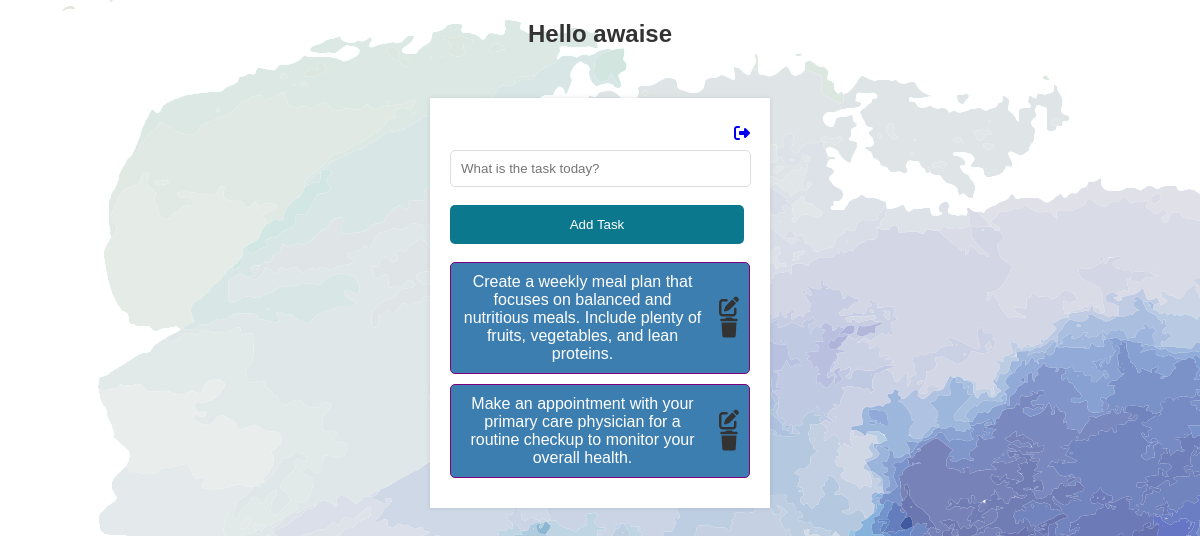
The app's page /todopage (signed in) with its own data.
### todoapp/models.py (models this page shows)
class TODO(models.Model):
    srno = models.AutoField(primary_key= True , auto_created=True)
    title = models.CharField(max_length=25)
    date = models.DateTimeField(auto_now_add=True)
    user = models.ForeignKey(User,on_delete = models.CASCADE)

### todoapp/views.py (the view, shortened to what this page needs)
# urls.py: path('todopage', views.todo),
@login_required(login_url='/loginn')
def todo(request):
    res =models.TODO.objects.filter(user=request.user).order_by('-date')  # Use the imported TODO model
    return render(request, 'todo.html', {'res': res})

### todoapp/templates/todo.html (shortened to what this page needs)
{% load static %}
<!DOCTYPE html>
<html lang="en">
  <head>
    <link rel="stylesheet" href="{% static 'css/style.css' %}" />
    <link rel="stylesheet" href="{% static 'css/index.css' %}" />
  </head>
  <body>
    <div class="signup-login">
      <div>
        <div>
          <h1>Hello {{ user }}</h1>
        </div>
        <div class="signup-box scr">
          <div class="heads">
            <div class="heading">Get Things Done?</div>
            <div class="anca">
              <a href="{% url 'signout' %}" class="sign">
                <i class="fa-solid fa-right-from-bracket"></i>
              </a>
            </div>
          </div>
          <form method="post">
            <input
              type="text"
              name="title"
              required
              class="todo-input inp"
              placeholder="What is the task today?"
            />
            <br />
            <input class="submit-button" type="submit" value="Add Task" />
            <br />
          </form>
          {% for todo in res %}
          <div
            class="Todo clickable-div {% if todo.status %}todo-green{% else %}todo-red{% endif %}"
          >
            <p class="{% if todo.status %} completed {% endif %}">
              {{ todo.title }}
            </p>
            <div>
              <a href="/edit_todo/{{ todo.srno }}"
                ><i class="fa-solid fa-pen-to-square"></i
              ></a>
              <a href="/delete_todo/{{ todo.srno }}"
                ><i class="fa-solid fa-trash"></i
              ></a>
            </div>
          </div>
          {% endfor %}
        </div>
      </div>
    </div>
  </body>
</html>

### todoapp/static/css/style.css (style rules this page uses)
body, h1, p { margin: 0; padding: 0; }
body { font-family: "Poppins", sans-serif; }
h1 { font-weight: 700; font-size: 24px; color: #333; }
.signup-login { color: #fff; text-align: center; padding: 20px; }
.signup-box { max-width: 300px; margin: 50px auto; padding: 20px; background-color: #ffffff; box-shadow: 0px 0px 5px 0px rgba(0, 0, 0, 0.1); }
.heads { display: flex; justify-content: space-between; align-items: center; }
.heading { font-size: 28px; }
.todo-input { width: 93%; padding: 10px; border: 1px solid #ddd; border-radius: 5px; }
.submit-button { width: 98%; padding: 12px; background-color: #0c788d; color: white; border: none; border-radius: 5px; cursor: pointer; }
.Todo { background-color: #fff; border: 1px solid #ccc; border-radius: 5px; padding: 10px; margin-bottom: 10px; display: flex; justify-content: space-between; align-items: center; transition: background-color 0.3s; }
.todo-red { background-color: #05599ac6; border-color: purple; }
.fa-pen-to-square, .fa-trash { font-size: 20px; margin-left: 15px; color: #333; cursor: pointer; }

### todoapp/static/css/index.css (style rules this page uses)
body { font-family: Arial, sans-serif; background-image: url(watercolor-4116932_1920.png); }
h1 { text-align: center; margin-bottom: 20px; }
form { display: flex; flex-direction: column; }
input { width: 93%; padding: 10px; border: 1px solid #ddd; border-radius: 5px; }

### records on screen
TODO: title "Create a weekly meal plan that focuses on balanced and nutritious meals. Include plenty of fruits, vegetables, and lean proteins."
TODO: title "Make an appointment with your primary care physician for a routine checkup to monitor your overall health."

### other values on screen
{{ user }} "awaise"
